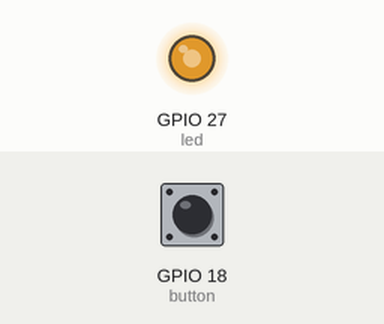
Bench run of a program on a simulated Raspberry Pi (BCM pin numbers). On the bench: output pins drawn as LEDs (lit = HIGH). The test bench sets the inputs (shaded band); at power-on: GPIO 18 (button) HIGH.

Above: at 1.29 s.
1.3 s: GPIO 18 (button) pulled LOW for 0.15 s
2.9 s: GPIO 18 (button) pulled LOW for 1 s
At 3.95 s:
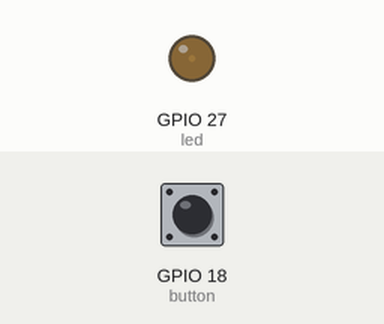
At 4.31 s:
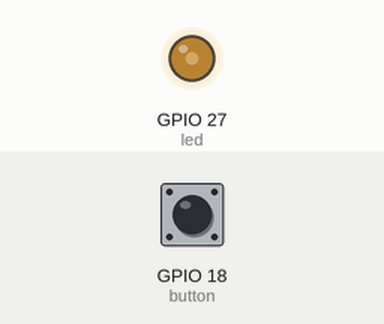
Timing chart, 0 to 11.9 s (numbered marks = the images above; inputs shaded):
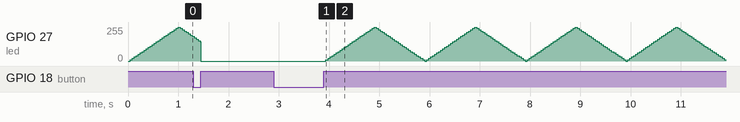

The program:

breathing_with_button.py
```python
from gpiozero import Button
from gpiozero import PWMLED
from signal import pause

led = PWMLED(27)
button = Button(18)

#on: yes > 1, off == 0
on = 0

def pushed():
    global on
    global led
    on = (on + 1) % 2
    #print(on)
    if on > 0:
        led.pulse()
    else:
        led.off()


button.when_released = pushed

pushed()

pause()
```
